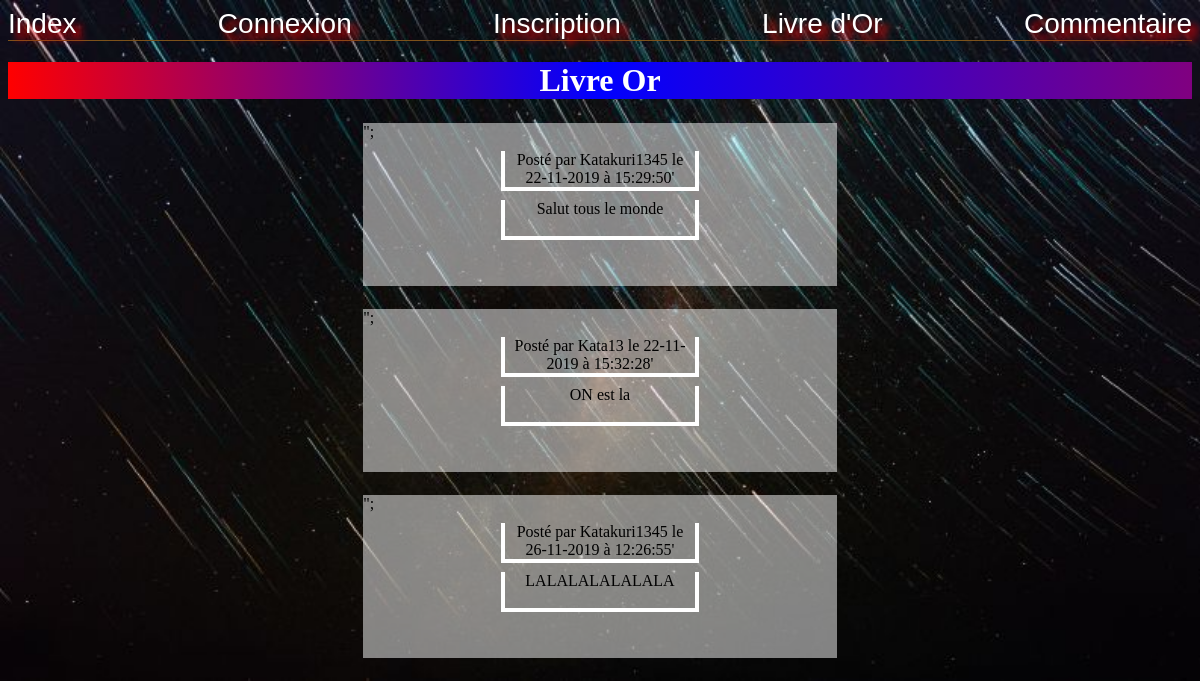
Screenshot of /livre-or.php with the database file from the repository.
### tables this page shows
CREATE TABLE IF NOT EXISTS `commentaires` (
  `id` int(11) NOT NULL AUTO_INCREMENT,
  `commentaire` text NOT NULL,
  `id_utilisateur` int(11) NOT NULL,
  `date` datetime NOT NULL,
  PRIMARY KEY (`id`)
);

CREATE TABLE IF NOT EXISTS `utilisateurs` (
  `id` int(11) NOT NULL AUTO_INCREMENT,
  `login` varchar(255) NOT NULL,
  `password` varchar(255) NOT NULL,
  PRIMARY KEY (`id`)
);

### livre-or.php (the view, shortened to what this page needs)
<!DOCTYPE html>
<html>
<head>
    <link rel="stylesheet" href="livre-or.css">
</head>
<body class="bodylivre">
        <header>
             <nav id="menuheader1">
                <div id="menuheader2">
                    <?php
                        if (isset($_SESSION['login'])):?>
                                    <span class='headerspace'><a href='index.php'>Index</a></span>
                                    <span class='headerspace'><a href='livre-or.php'>Livre d'Or</a></span>
                                    <span class='headerspace'><a href='commentaire.php'>Commentaire</a></span>
                                    <span class='headerspace'><a href='profil.php'>Profil</a></span>
                                    <span class='headerspace'><form action ='index.php' method='post'><input type='submit' value='Deconnexion' name='deconnexion'></form></span>
                            <?php if(isset($_POST["deconnexion"])):
                                session_unset();
                                session_destroy();
                                header('location:index.php');
                                endif; ?>
                        <?php else: ?>
                                    <span class='headerspace'><a href='index.php'>Index</a></span>
                                    <span class='headerspace'><a href='connexion.php'>Connexion</a></span>
                                    <span class='headerspace'><a href='inscription.php'>Inscription</a></span>
                                    <span class='headerspace'><a href='livre-or.php'>Livre d'Or</a></span>
                                    <span class='headerspace'><a href='commentaire.php'>Commentaire</a></span>
                        <?php endif; ?>
                </div>
            </nav>
        </header>
        <main>
            <h1 class="titrelivreor">Livre Or</h1>
            <?php
                $connexion = mysqli_connect("localhost", "root", "", "livreor");
                $log = "SELECT id,login FROM utilisateurs";
                $com = "SELECT * FROM commentaires";
                $query = mysqli_query($connexion, $com);
                $resultat = mysqli_fetch_all($query);
                $query2 = mysqli_query($connexion, $log);
                $resultat2 = mysqli_fetch_all($query2);
                $i = 0;
                while($i < count($resultat))
                {
                    $i2 = 0;
                    while($i2 < count($resultat2))
                    {
                        if($resultat[$i][2] == $resultat2[$i2][0])
                        {
                            $date = $resultat[$i][3];
                            $date2 = date("d-m-Y à H:i:s",strtotime($date)) ?>
                            <section class='post'>";
                            <div id="post2">Posté par <?php echo $resultat2[$i2][1]." le ".$date2 ?>'<br/></div>
                            <div id="post2"><?php echo $resultat[$i][1] ?><br/><br/></div>
                            <br><br>
                            </section>
                        <?php
                        }
                        $i2++;
                    }
                    $i++;
                }
            ?>
        </main>
</body>
</html>

### livre-or.css (style rules this page uses)
header { border-bottom: 1.5px solid rgb(125, 82, 26); display: flex; flex-direction: row; font-size: 175%; font-family: 'Saira Extra Condensed', sans-serif; width: 100%; text-shadow: 7px 7px 7px red; }
#menuheader1 { display: flex; justify-content: space-between; align-items: center }
#menuheader2 { display: flex; justify-content: space-between; align-items: center; width: 100%; }
header a:link { color:white; text-decoration: none; }
nav { display: flex; flex-direction: row; justify-content: space-around; width:100%; }
.bodylivre { background-image: url(photo/backlivre.jpg); background-repeat: no-repeat; background-size: cover; }
.titrelivreor { text-align: center; color: white ; background: linear-gradient(90deg, red, blue, purple); }
.post { margin:2% auto; width: 40%; background-color: rgb(255,255,255, 0.5); }
#post2 { margin:2% auto; text-align: center; width: 40% ; color: black ; border-style: none solid solid solid; border-color: white ; border-width: 4px ; }

### rows the page displays
commentaires: id_utilisateur.login "Katakuri1345", date "22-11-2019 à 15:29:50", commentaire "Salut tous le monde"
commentaires: id_utilisateur.login "Kata13", date "22-11-2019 à 15:32:28", commentaire "ON est la"
commentaires: id_utilisateur.login "Katakuri1345", date "26-11-2019 à 12:26:55", commentaire "LALALALALALALA"
